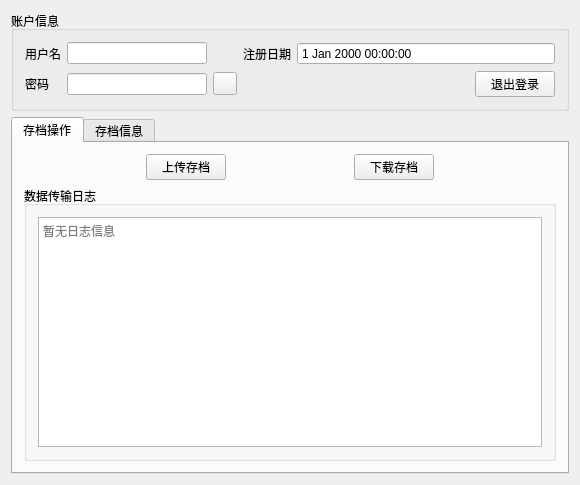
<?xml version="1.0" encoding="UTF-8"?>
<ui version="4.0">
 <class>MainWinClass</class>
 <widget class="QMainWindow" name="MainWinClass">
  <property name="geometry">
   <rect>
    <x>0</x>
    <y>0</y>
    <width>580</width>
    <height>485</height>
   </rect>
  </property>
  <property name="windowTitle">
   <string>云存档</string>
  </property>
  <widget class="QWidget" name="centralWidget">
   <layout class="QVBoxLayout" name="verticalLayout_5">
    <item>
     <widget class="QGroupBox" name="groupBox">
      <property name="title">
       <string>账户信息</string>
      </property>
      <layout class="QGridLayout" name="gridLayout">
       <item row="0" column="1">
        <widget class="QLineEdit" name="edit_user_name">
         <property name="readOnly">
          <bool>true</bool>
         </property>
        </widget>
       </item>
       <item row="1" column="1">
        <widget class="QLineEdit" name="edit_password">
         <property name="text">
          <string/>
         </property>
         <property name="readOnly">
          <bool>true</bool>
         </property>
        </widget>
       </item>
       <item row="1" column="2">
        <widget class="QToolButton" name="btn_view_pwd">
         <property name="text">
          <string/>
         </property>
         <property name="icon">
          <iconset resource="../resources/res.qrc">
           <normaloff>:/pictures/close_eyes.png</normaloff>:/pictures/close_eyes.png</iconset>
         </property>
        </widget>
       </item>
       <item row="0" column="3">
        <widget class="QLabel" name="label_3">
         <property name="text">
          <string>注册日期</string>
         </property>
        </widget>
       </item>
       <item row="0" column="0">
        <widget class="QLabel" name="label">
         <property name="text">
          <string>用户名</string>
         </property>
        </widget>
       </item>
       <item row="1" column="5">
        <widget class="QPushButton" name="btn_logout">
         <property name="text">
          <string>退出登录</string>
         </property>
        </widget>
       </item>
       <item row="0" column="4" colspan="2">
        <widget class="QDateTimeEdit" name="edit_registry_date">
         <property name="readOnly">
          <bool>true</bool>
         </property>
         <property name="buttonSymbols">
          <enum>QAbstractSpinBox::NoButtons</enum>
         </property>
        </widget>
       </item>
       <item row="1" column="0">
        <widget class="QLabel" name="label_2">
         <property name="text">
          <string>密码</string>
         </property>
        </widget>
       </item>
       <item row="1" column="4">
        <spacer name="horizontalSpacer">
         <property name="orientation">
          <enum>Qt::Horizontal</enum>
         </property>
         <property name="sizeHint" stdset="0">
          <size>
           <width>172</width>
           <height>20</height>
          </size>
         </property>
        </spacer>
       </item>
      </layout>
     </widget>
    </item>
    <item>
     <widget class="QTabWidget" name="tabWidget">
      <property name="currentIndex">
       <number>0</number>
      </property>
      <widget class="QWidget" name="tab">
       <attribute name="title">
        <string>存档操作</string>
       </attribute>
       <layout class="QVBoxLayout" name="verticalLayout_3">
        <item>
         <layout class="QHBoxLayout" name="horizontalLayout">
          <item>
           <spacer name="horizontalSpacer_2">
            <property name="orientation">
             <enum>Qt::Horizontal</enum>
            </property>
            <property name="sizeHint" stdset="0">
             <size>
              <width>40</width>
              <height>20</height>
             </size>
            </property>
           </spacer>
          </item>
          <item>
           <widget class="QPushButton" name="btn_upload_saves">
            <property name="text">
             <string>上传存档</string>
            </property>
           </widget>
          </item>
          <item>
           <spacer name="horizontalSpacer_3">
            <property name="orientation">
             <enum>Qt::Horizontal</enum>
            </property>
            <property name="sizeHint" stdset="0">
             <size>
              <width>40</width>
              <height>20</height>
             </size>
            </property>
           </spacer>
          </item>
          <item>
           <widget class="QPushButton" name="btn_download_saves">
            <property name="text">
             <string>下载存档</string>
            </property>
           </widget>
          </item>
          <item>
           <spacer name="horizontalSpacer_4">
            <property name="orientation">
             <enum>Qt::Horizontal</enum>
            </property>
            <property name="sizeHint" stdset="0">
             <size>
              <width>40</width>
              <height>20</height>
             </size>
            </property>
           </spacer>
          </item>
         </layout>
        </item>
        <item>
         <widget class="QGroupBox" name="groupBox_2">
          <property name="title">
           <string>数据传输日志</string>
          </property>
          <layout class="QVBoxLayout" name="verticalLayout_2">
           <item>
            <widget class="QPlainTextEdit" name="edit_data_log">
             <property name="readOnly">
              <bool>true</bool>
             </property>
             <property name="placeholderText">
              <string>暂无日志信息</string>
             </property>
            </widget>
           </item>
          </layout>
         </widget>
        </item>
       </layout>
      </widget>
      <widget class="QWidget" name="tab_2">
       <attribute name="title">
        <string>存档信息</string>
       </attribute>
       <layout class="QVBoxLayout" name="verticalLayout">
        <item>
         <layout class="QHBoxLayout" name="horizontalLayout_3">
          <item>
           <widget class="QLabel" name="label_4">
            <property name="text">
             <string>当前服务器上的存档大小</string>
            </property>
           </widget>
          </item>
          <item>
           <widget class="QDoubleSpinBox" name="edit_cur_saves_size">
            <property name="readOnly">
             <bool>true</bool>
            </property>
            <property name="buttonSymbols">
             <enum>QAbstractSpinBox::NoButtons</enum>
            </property>
            <property name="suffix">
             <string>MB</string>
            </property>
            <property name="decimals">
             <number>2</number>
            </property>
            <property name="maximum">
             <double>9999.989999999999782</double>
            </property>
           </widget>
          </item>
          <item>
           <widget class="QLabel" name="label_5">
            <property name="text">
             <string>上一次上传日期</string>
            </property>
           </widget>
          </item>
          <item>
           <widget class="QDateTimeEdit" name="edit_last_upload_date">
            <property name="readOnly">
             <bool>true</bool>
            </property>
            <property name="buttonSymbols">
             <enum>QAbstractSpinBox::NoButtons</enum>
            </property>
           </widget>
          </item>
         </layout>
        </item>
        <item>
         <widget class="QGroupBox" name="groupBox_3">
          <property name="title">
           <string>历史记录</string>
          </property>
          <layout class="QVBoxLayout" name="verticalLayout_4">
           <item>
            <layout class="QHBoxLayout" name="horizontalLayout_2">
             <item>
              <spacer name="horizontalSpacer_5">
               <property name="orientation">
                <enum>Qt::Horizontal</enum>
               </property>
               <property name="sizeHint" stdset="0">
                <size>
                 <width>40</width>
                 <height>20</height>
                </size>
               </property>
              </spacer>
             </item>
             <item>
              <widget class="QPushButton" name="btn_load_saves_histroy">
               <property name="text">
                <string>加载历史记录</string>
               </property>
              </widget>
             </item>
             <item>
              <spacer name="horizontalSpacer_6">
               <property name="orientation">
                <enum>Qt::Horizontal</enum>
               </property>
               <property name="sizeHint" stdset="0">
                <size>
                 <width>40</width>
                 <height>20</height>
                </size>
               </property>
              </spacer>
             </item>
            </layout>
           </item>
           <item>
            <widget class="QTableWidget" name="table_saves_histroy">
             <property name="editTriggers">
              <set>QAbstractItemView::NoEditTriggers</set>
             </property>
             <attribute name="horizontalHeaderDefaultSectionSize">
              <number>150</number>
             </attribute>
             <attribute name="horizontalHeaderStretchLastSection">
              <bool>true</bool>
             </attribute>
             <column>
              <property name="text">
               <string>上传日期</string>
              </property>
             </column>
             <column>
              <property name="text">
               <string>上传的存档大小</string>
              </property>
             </column>
            </widget>
           </item>
          </layout>
         </widget>
        </item>
       </layout>
      </widget>
     </widget>
    </item>
   </layout>
  </widget>
 </widget>
 <layoutdefault spacing="6" margin="11"/>
 <resources>
  <include location="../resources/res.qrc"/>
 </resources>
 <connections/>
</ui>
